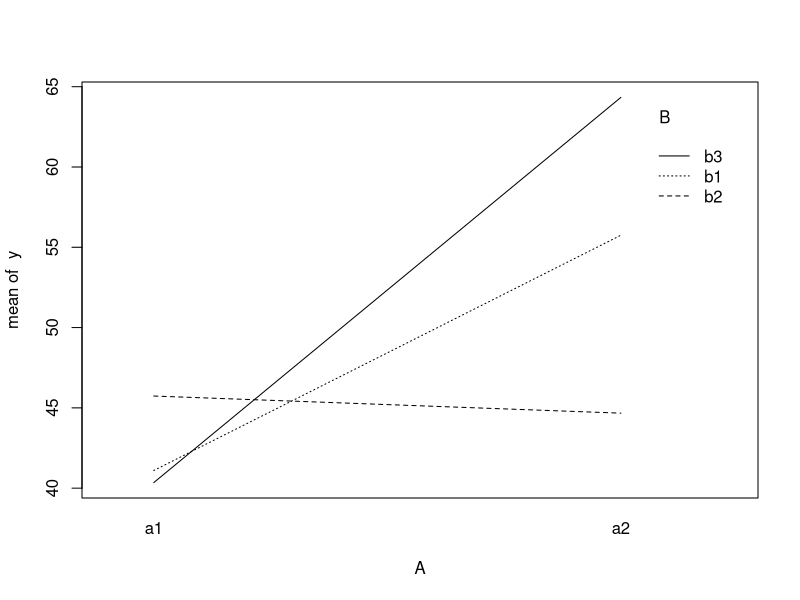
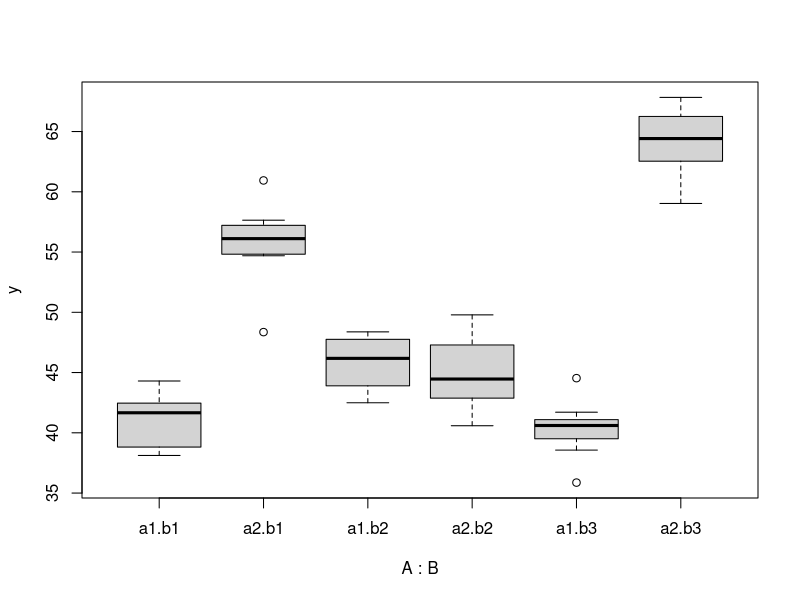
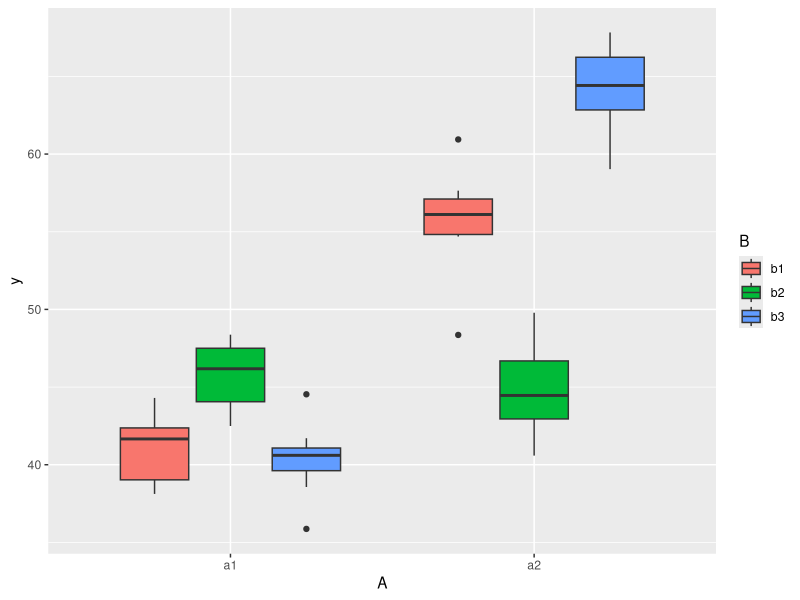
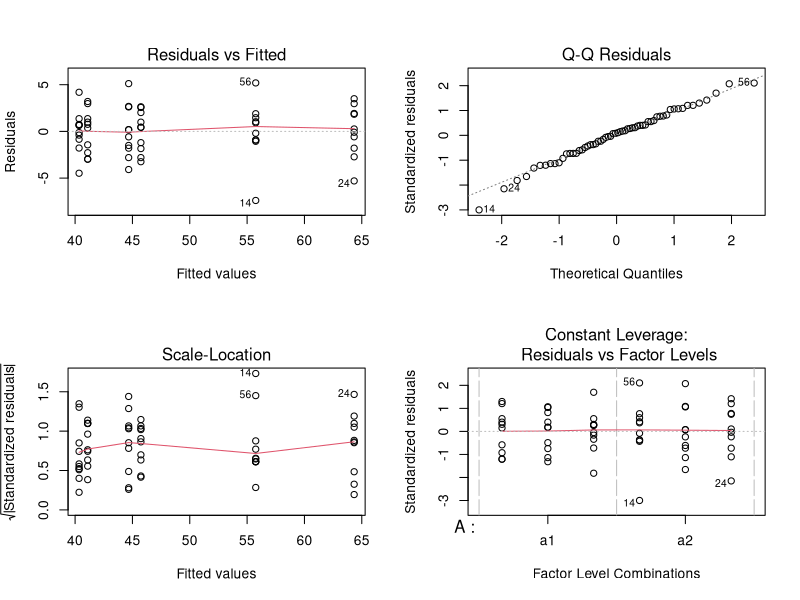

The R source for these figures, in order:
#easy factorial anova with unbalanced design
set.seed(123)
preRCBM = round(rnorm(30,30,10),0)
postRCBM = round(rnorm(30,30,10),0)
treatment = c(rep(1,10), rep(0,20))
dataRCBM = as.data.frame(cbind(preRCBM, postRCBM, treatment))
dataReading = reshape(dataRCBM, varying = list(c("preRCBM", "postRCBM")), times = c(1,2), direction = "long")
colnames(dataReading) = c("treatment", "time", "RCBM", "id")
library(car)
result <- Anova(lm(RCBM~treatment*time,data = dataReading), type="III")
result

#more complicated factorial anova with unbalanced design
set.seed(1)
nA <- 2  #number of levels of A
nB <- 3  #number of levels of B
nsample <- 10  #number of reps in each
A <- gl(nA, 1, nA, lab = paste("a", 1:nA, sep = ""))
B <- gl(nB, 1, nB, lab = paste("b", 1:nB, sep = ""))
data <- expand.grid(A = A, B = B, n = 1:nsample)
X <- model.matrix(~A * B, data = data)
eff <- c(40, 15, 5, 0, -15, 10)
sigma <- 3  #residual standard deviation
n <- nrow(data)
eps <- rnorm(n, 0, sigma)  #residuals
data$y <- as.numeric(X %*% eff + eps)
head(data)  #print out the first six rows of the data set


#interaction plots
with(data, interaction.plot(A, B, y))

#boxplots
boxplot(y ~ A * B, data)

#better graphs with ggplot2
library(ggplot2)
ggplot(data, aes(y = y, x = A, fill = B)) + geom_boxplot()

#building the model
data.lm <- lm(y ~ A * B, data)


#visualizing model fit
par(mfrow = c(2, 2))
plot(data.lm)


summary(data.lm)


